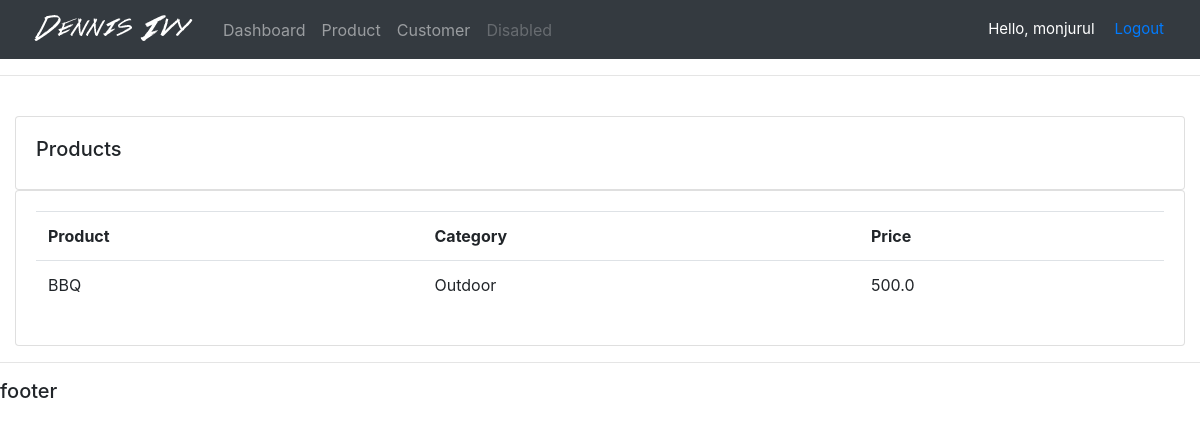
Page /product/ (signed in) on the earlier database version.
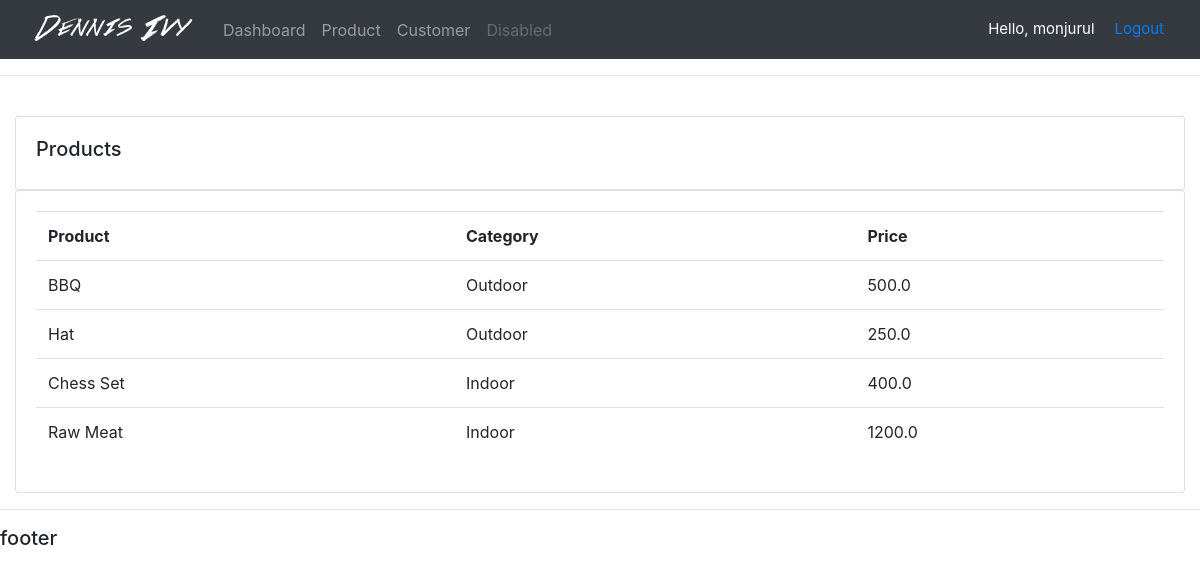
Same page on the later database version.
### accounts/models.py (models this page shows, shortened)
class Product(models.Model):
    CATEGORY = (
        ('Indoor', 'Indoor'),
        ('Outdoor', 'Outdoor'),
    )
    name = models.CharField(max_length=200, null=True)
    price = models.FloatField(null=True)
    category = models.CharField(max_length=200, null=True, choices=CATEGORY)
    description = models.CharField(max_length=200, null=True, blank=True)
    date_created = models.DateTimeField(auto_now_add=True, null=True)
    tags = models.ManyToManyField(Tag)

### accounts/views.py (the view)
# urls.py: path('product/', views.product, name='product'),
@login_required(login_url="/login")
def product(request):
    products = Product.objects.all()
    return render(request, 'accounts/product.html', {'products': products})

### accounts/templates/accounts/product.html
{% extends 'accounts/main.html' %}
{% block content %}
<div class="container-fluid">
    <br>
    <div class="row">
        <div class="col-md">
            <div class="card card-body">
                <h5>Products</h5>
            </div>
            <div class="card card-body">
                <table class="table">
                    <tr>
                        <th>Product</th>
                        <th>Category</th>
                        <th>Price</th>
                    </tr>
                        {% for i in products %}
                            <tr>
                                <td>{{i.name}}</td>
                                <td>{{i.category}}</td>
                                <td>{{i.price}}</td>
                            </tr>
                        {% endfor %}
                </table>
            </div>
        </div>
    </div>
</div>
{% endblock %}

Differences in the rows shown:
added Product: name "Hat", category "Outdoor", price "250.0"
added Product: name "Chess Set", category "Indoor", price "400.0"
added Product: name "Raw Meat", category "Indoor", price "1200.0"
